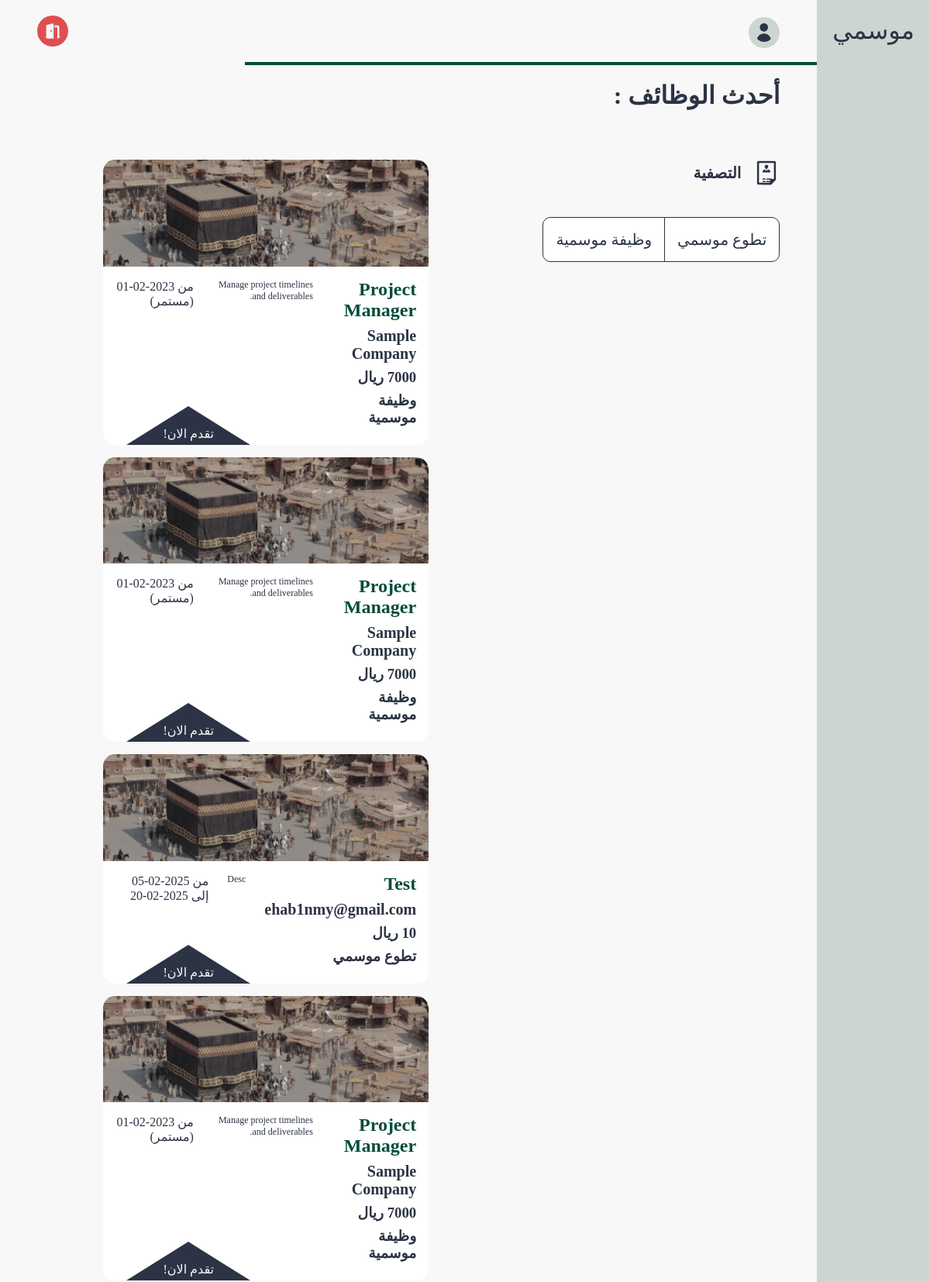
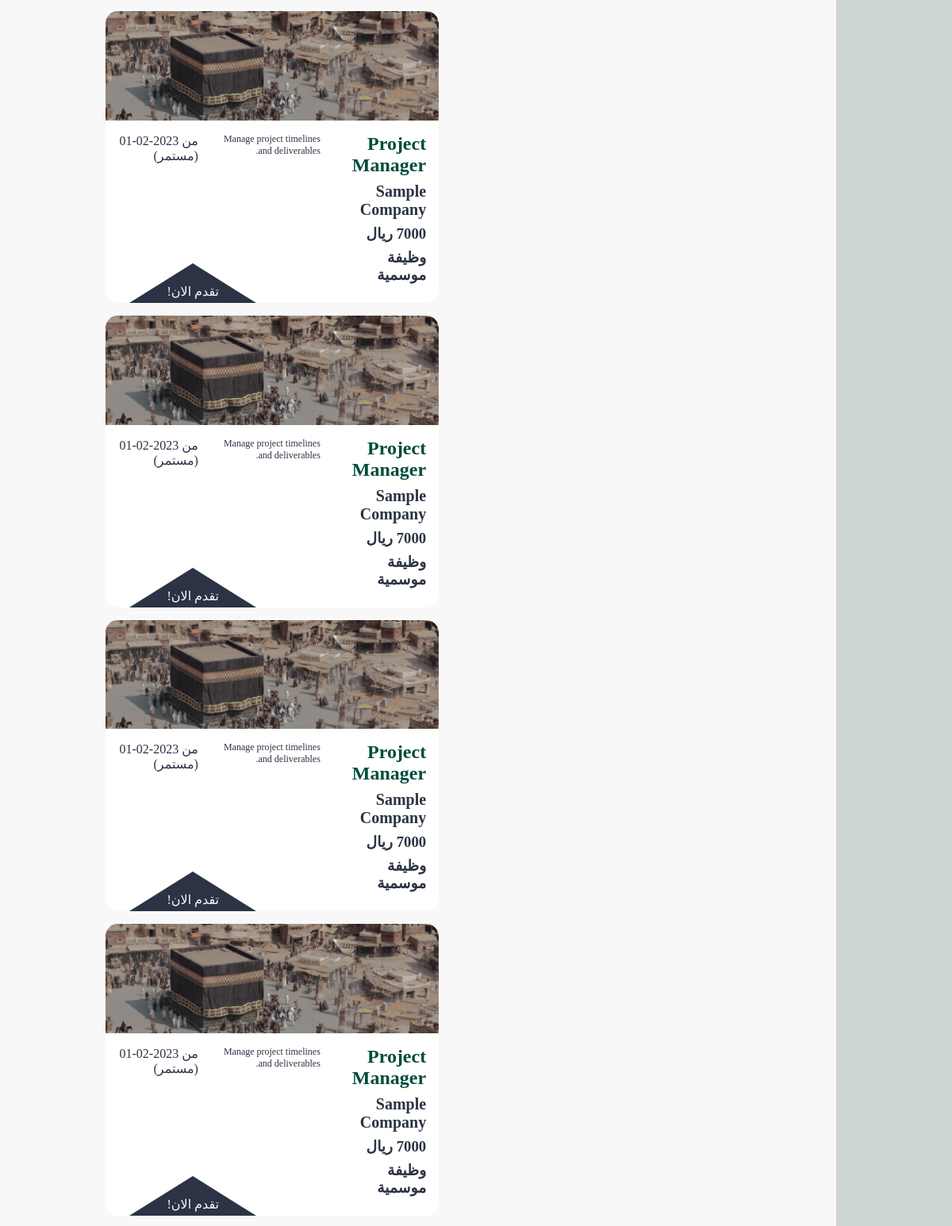
The page /pages/job_listing.php (upper part) on the database its author committed (2 pictures, top to bottom).
### tables this page shows
CREATE TABLE jobs (
    job_id INTEGER PRIMARY KEY, 
    company_id INTEGER,
    name TEXT,
    description TEXT,
    salary INTEGER,
    language_id INTEGER,
    type BOOLEAN,
    start DATE,
    end DATE NULL,
    FOREIGN KEY (company_id) REFERENCES company(company_id) ON DELETE CASCADE,
    FOREIGN KEY (language_id) REFERENCES languages(language_id) ON DELETE CASCADE
);

CREATE TABLE company (
    company_id INTEGER PRIMARY KEY, 
    owner_id INTEGER,
    hr_id INTEGER,
    name TEXT,
    location TEXT,
    email TEXT,
    linkedin Text,
    phone TEXT,
    bio TEXT,
    FOREIGN KEY (owner_id) REFERENCES users(id) ON DELETE CASCADE,
    FOREIGN KEY (hr_id) REFERENCES users(id) ON DELETE CASCADE
);

### src/database/fetch.php (called while the page is built, shortened)
<?php
include('../database/data.php');
function getCompanyById($id)
{
    global $db;
    $stmt = $db->prepare('SELECT * FROM company WHERE company_id = :id');
    $stmt->bindValue(':id', $id, SQLITE3_INTEGER);
    $result = $stmt->execute();
    $company = $result->fetchArray(SQLITE3_ASSOC);
    return $company;
}
function fetchAllJobs()
{
    global $db;
    $result = $db->query('SELECT * FROM jobs ORDER BY 1 DESC');
    $jobs = [];
    while ($row = $result->fetchArray(SQLITE3_ASSOC)) {
        $jobs[] = $row;
    }
    return $jobs;
}

### src/pages/job_listing.php (the view, shortened to what this page needs)
<?php
include('../components/page.php');
if (isset($_GET['type'])) {
    $jobs = fetchAllJobsByType($_GET['type']);
} else {
    $jobs = fetchAllJobs();
}
$jobs = array_filter($jobs, function($job) {
    return empty($job["end"]) || $job["end"] >= date("Y-m-d");
});
?>
<!DOCTYPE html>
<html lang="ar" dir="rtl">
<head>
  <link rel="stylesheet" href="../styles/job_listing.css">
</head>
<body>
  <section class="page-structure">
    <?php include "../components/NavBar.php" ?>
    <section class="page-content">
      <header>
        <div class="username">
          <a href="./profile.php">
            <img class="nav-icon" src="../images/profile.svg" alt="شعار المستخدم">
          </a>
        </div>
        <div class="options">
          <a href="./logout.php">
            <img class="nav-icon" style="--color: #DF4F4F" src="../images/logout.svg" alt="شعار تسجيل">
          </a>
        </div>
      </header>
      <main>
        <h1 class="heading-title">أحدث الوظائف : </h1>
        <div class="content">
          <div class="filter-section">
            <h3>
              <img src="../images/cv.svg" alt="شعار تصفية">
              التصفية
            </h3>
            <div class="filter-choices">
              <a href="?type=1">تطوع موسمي</a>
              <a href="?type=0">وظيفة موسمية</a>
            </div>
          </div>
          <div class="jobs-section">
            <?php foreach ($jobs as $job): ?>
              <div class="job">
                <img src="../images/sampleJob.png" alt="job image">
                <div class="content">
                  <div class="titles">
                    <h2 class="job-title"><?php echo htmlspecialchars($job["name"]); ?></h2>
                    <h3 class="company-title"><?php echo htmlspecialchars(getCompanyById($job["company_id"])["name"]); ?></h3>
                    <h3 class="salary"><?= htmlspecialchars($job["salary"]); ?> ريال</h3>
                    <h3 class="job-type">
                      <?php echo ($job["type"] == 0) ? "وظيفة موسمية" : "تطوع موسمي"; ?>
                    </h3>
                  </div>
                  <p class="description"><?php echo htmlspecialchars($job["description"]); ?></p>
                  <p class="dates">
                    <?php echo "من " . htmlspecialchars($job["start"]); ?>
                    <?php echo ($job["end"] ? " إلى " . htmlspecialchars($job["end"]) : " (مستمر)"); ?>
                  </p>
                </div>
              </div>
            <?php endforeach ?>
          </div>
        </div>
      </main>
    </section>
  </section>
</body>
</html>

### src/styles/job_listing.css (style rules this page uses)
* { color: var(--black-color); }
body { background-color: var(--white-color); }
.nav-icon { --color: var(--white-alt-color); background-color: var(--color); width: 40px; height: 40px; border-radius: 50%; padding: 0.5rem; }
section.page-content { width: 100%; }
header { position: relative; display: flex; align-items: center; justify-content: space-between; min-height: 75px; padding: 1.25rem 3rem; }
header::after { content: ""; position: absolute; right: 0; bottom: 0; width: 70%; height: 4px; background-color: var(--main-color); }
.username a { display: flex; align-items: center; gap: 0.75rem; font-size: 1rem; }
.options { display: flex; align-items: center; gap: 1rem; }
main { padding: 1.25rem 2rem; }
main .filter-section { margin-bottom: 3rem; }
@media (min-width: 992px) { main > .content { display: flex; gap: 3rem; } }
main .heading-title { font-size: 2rem; margin-bottom: 4rem; }
@media (min-width: 992px) { main { padding: 1.25rem 3rem; } }
@media (min-width: 992px) { main .filter-section { flex-basis: 320px; margin-bottom: 0; } }
main .filter-section h3 { display: flex; align-items: center; gap: 1rem; font-size: 1.25rem; margin-bottom: 2.5rem; }
main .filter-choices { width: fit-content; display: flex; justify-content: center; align-items: center; border: 1px solid var(--black-color); border-radius: 10px; background-color: white; font-size: 1.25rem; margin-bottom: 1.25rem; }
main .filter-choices > *:not(:last-child) { border-left: 1px solid var(--black-color); }
main .filter-choices > * { padding-inline: 1rem; padding-block: 1rem; }
.jobs-section { display: grid; flex: 1; gap: 1rem; grid-template-columns: repeat(auto-fill, minmax(250px, 1fr)); justify-items: center; overflow-y: scroll; max-height: 80vh; }
@media (min-width: 992px) { .jobs-section { grid-template-columns: repeat(auto-fill, minmax(350px, 1fr)); } }
.jobs-section .job { display: flex; flex-direction: column; max-width: 350px; background-color: white; border-radius: 15px; }
@media (min-width: 992px) { .jobs-section .job { max-width: 420px; } }
.jobs-section .job img { width: 100%; border-start-start-radius: 15px; }
.jobs-section .content { flex: 1; padding: 1rem; }
@media (min-width: 992px) { .jobs-section .content { display: flex; gap: 1.5rem; } }
.jobs-section .titles > * { margin-bottom: 0.5rem; }
.jobs-section .job-title { color: var(--main-color); font-size: 1.5rem; }
.jobs-section .company-title { font-size: 1.25rem; }
.job .description { font-size: 0.75rem; max-width: 180px; }

### src/styles/globals.css (style rules this page uses)
*, *::before, *::after { box-sizing: border-box; margin: 0; padding: 0; list-style: none; text-decoration: none; }
:root { --main-color: #034c3c; --secondary-color: #d2b48c; --white-color: #f8f8f8; --black-color: #2b3344; --white-alt-color: #cdd5d1; }
a { display: block; color: var(--black-color); }
.page-structure { display: flex; min-height: 100vh; }

### rows shown on the page
jobs: name "Project Manager", company.name "Sample Company", type "وظيفة موسمية", description "Manage project timelines and deliverables.", start "2023-02-01", shows "(مستمر)"
jobs: name "Project Manager", company.name "Sample Company", type "وظيفة موسمية", description "Manage project timelines and deliverables.", start "2023-02-01", shows "(مستمر)"
jobs: name "Test", company.name "ehab1nmy@gmail.com", salary "10", type "تطوع موسمي", description "Desc", start "2025-02-05", end "2025-02-20"
jobs: name "Project Manager", company.name "Sample Company", type "وظيفة موسمية", description "Manage project timelines and deliverables.", start "2023-02-01", shows "(مستمر)"
jobs: name "Project Manager", company.name "Sample Company", type "وظيفة موسمية", description "Manage project timelines and deliverables.", start "2023-02-01", shows "(مستمر)"
jobs: name "Project Manager", company.name "Sample Company", type "وظيفة موسمية", description "Manage project timelines and deliverables.", start "2023-02-01", shows "(مستمر)"
jobs: name "Project Manager", company.name "Sample Company", type "وظيفة موسمية", description "Manage project timelines and deliverables.", start "2023-02-01", shows "(مستمر)"
jobs: name "Project Manager", company.name "Sample Company", type "وظيفة موسمية", description "Manage project timelines and deliverables.", start "2023-02-01", shows "(مستمر)"
